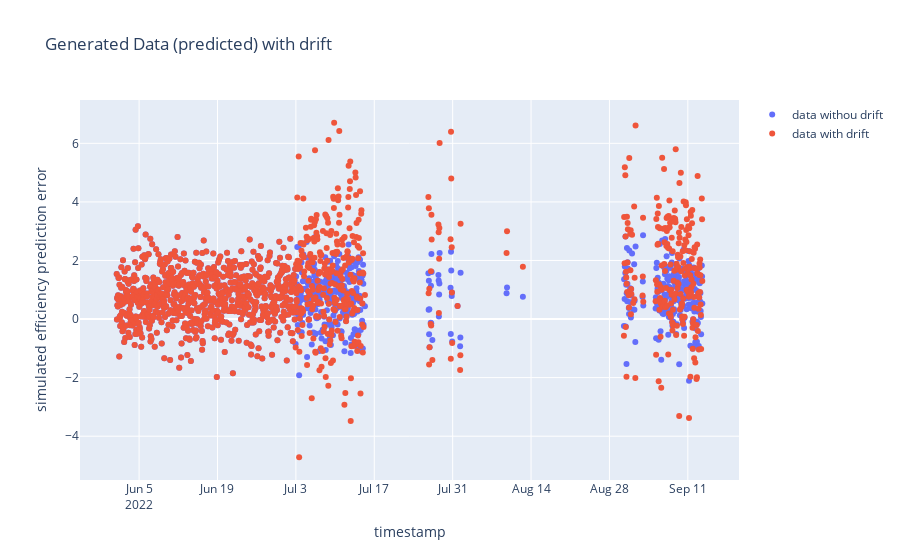

Write notebook code for a chart like this one.
### Code cell
fig = go.Figure()
fig.add_trace(go.Scatter(x=generated_data_before.index, y=generated_data_before['generated_eff_error'], mode='markers', name='data withou drift'))
fig.add_trace(go.Scatter(x=generated_data.index, y=generated_data['generated_eff_error'], mode='markers', name='data with drift'))

fig.update_layout(title='Generated Data (predicted) with drift', xaxis_title='timestamp', yaxis_title='simulated efficiency prediction error')
fig.show()

### Figure 1 — Plotly figure (JSON) as saved in the notebook; plotly's stock layout.template omitted (floating-point values rounded to 4 significant figures; data arrays with more than 128 entries replaced by an {"elided": "..."} marker saying what was removed)
{"data": [{"mode": "markers", "name": "data withou drift", "type": "scatter", "x": {"elided": "1275 str values"}, "y": {"elided": "1275 float values"}}, {"mode": "markers", "name": "data with drift", "type": "scatter", "x": {"elided": "1275 str values"}, "y": {"elided": "1275 float values"}}], "layout": {"title": {"text": "Generated Data (predicted) with drift"}, "xaxis": {"title": {"text": "timestamp"}}, "yaxis": {"title": {"text": "simulated efficiency prediction error"}}}}
